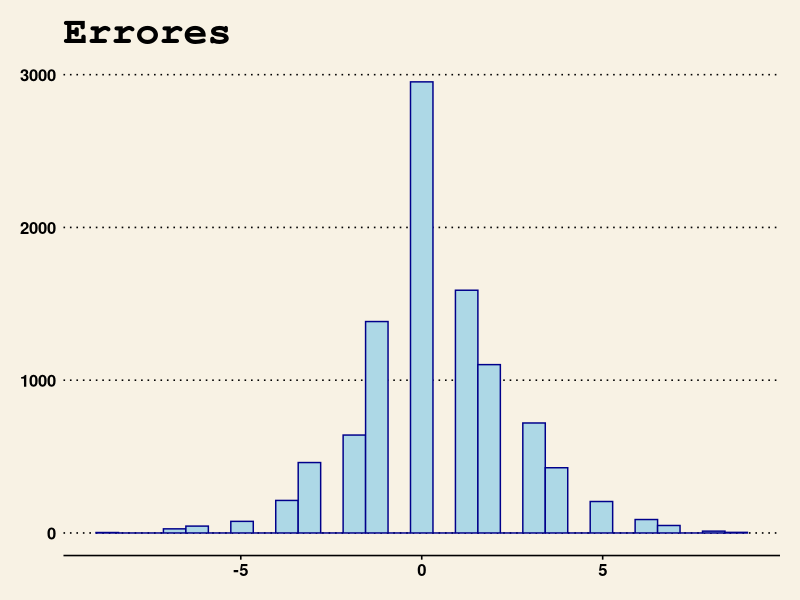

This chart was generated by the following R code:
## ---- chunk 1
library(tufte)
# invalidate cache when the tufte version changes
knitr::opts_chunk$set(cache.extra = packageVersion('tufte'))
options(htmltools.dir.version = FALSE)
## ---- chunk 2
library(knitr)
knitr::include_app('https://marcoyel21.shinyapps.io/data/', height = '600px')
## ---- chunk 3
library(knitr)
library(readr)
library(kableExtra)
z<-read_csv("indi_final.csv")

kable(z,digits = 3) 
## ---- chunk 4
y<-read_csv("decil.csv")
kable(y,format.args = list(big.mark = ","))
## ---- chunk 5

sample<-read_csv("sample.csv")

library(MASS)
library(dplyr)
library(ggplot2)

probit <- polr(factor(objetivo) ~ p05+ factor(p06)+ factor(p09_1)
              + factor(p10_1)+ estatura
              + p21+ factor(p23)+ factor(p24)+ p28+ p38_11+ factor(p43)+
                p38m_11+ factor(p43m)+ p60+ p61+
                p64+ p86+ p87+ p98+
                p122+ p131+ p132+ p142+ p143+ p144+ 
                factor(p151)+ factor(region) +  factor(escolaridadh)+indigena, 
              sample, method = c("probit"))

sample<- sample%>% mutate(X4=as.numeric(predict(probit)),
                            probit_pred=ifelse(X4<4.216122,1,
                           (ifelse(X4<4.842813,2,
                            (ifelse(X4<5.289456,3, 
                            (ifelse(X4<5.675788,4,  
                             (ifelse(X4<6.051863 ,5, 
                              ifelse(X4<6.485439,6, 
                            (ifelse(X4<6.873794,7, 
                            (ifelse(X4<7.371822,8, 
                           (ifelse(X4<8.083650 ,9, 10)))))))))))))))))

#ahora resto valores predichos menos valores reales, si es cero quiere decir que le atinamos
library(ggthemes)
sample <- sample%>% mutate(count=X4-objetivo)

ggplot(sample, aes(x=count))+
  geom_histogram(color="darkblue", fill="lightblue")+theme_wsj()+ scale_colour_wsj("colors6")+
  ggtitle("Errores")


## ---- chunk 6

x<-read_csv("coef.csv")
kable(x)%>%
  scroll_box(width = "600px", height = "1000px")
